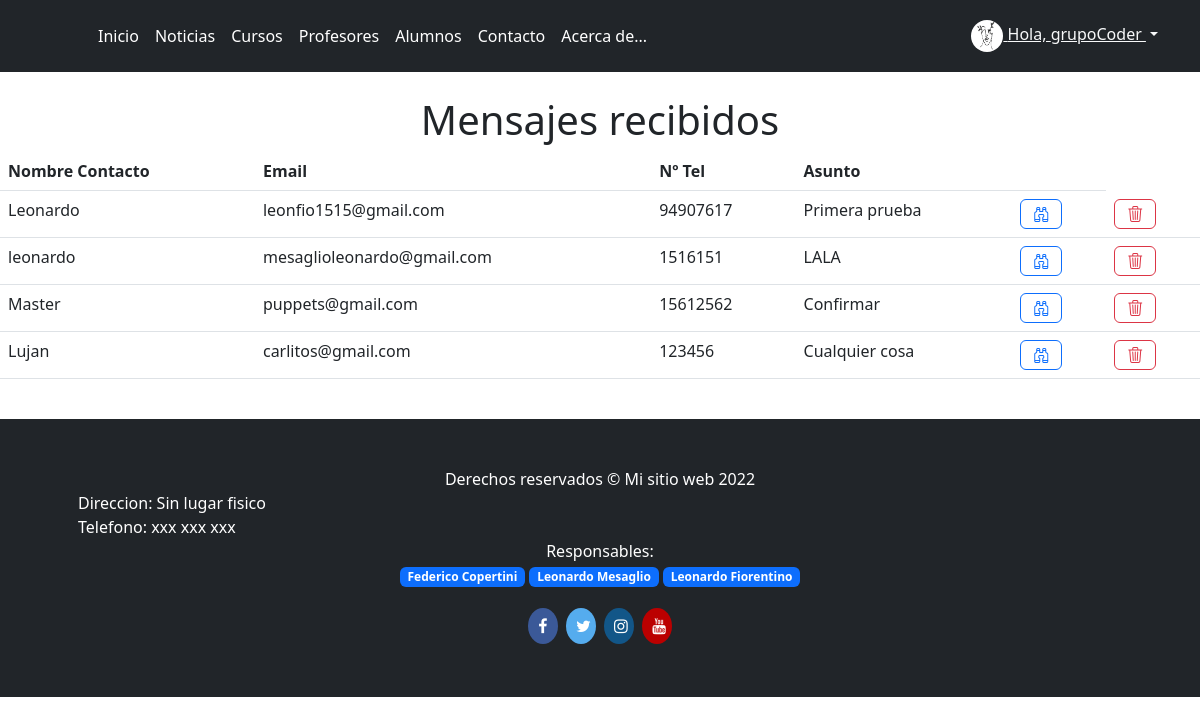
Screenshot of /mensajes_contacto (signed in) with the database file from the repository.
### Academia_Arte/models.py (models this page shows)
class Avatar(models.Model):
    usuario = models.OneToOneField(User, on_delete=models.CASCADE)
    imagen = models.ImageField(upload_to="images/", blank=True, null=True)

class Contacto(models.Model):
    nombre_contacto = models.CharField(max_length=20)
    email_contacto = models.EmailField()
    tel_contacto = models.IntegerField()
    asunto_contacto = models.CharField(max_length=40)
    mensaje_contacto = models.CharField(max_length=500)

### Academia_Arte/views.py (the view)
# urls.py: path('mensajes_contacto', ContactoList.as_view(), name="mensajes_contacto"),
class ContactoList(StaffRequiredMixin,ListView):
    model = Contacto
    template_name = "Academia_Arte/mensajes_contacto.html"

### Academia_Arte/views.py (called while the page is built)
    def dispatch(self,request,*args,**kwargs):
        if not request.user.is_staff:
            return redirect(reverse_lazy('login'))
        return super(StaffRequiredMixin,self).dispatch(request,*args,**kwargs)

### Academia_Arte/templates/Academia_Arte/mensajes_contacto.html
{% extends "Academia_Arte/base.html" %}
{% block content %}
<br>
<h1 class="col text-center">Mensajes recibidos</h1>
<table class="table">
    <thead class="thead-dark">
        <tr>
            <th scope="col">Nombre Contacto</th>
            <th scope="col">Email</th>
            <th scope="col">Nº Tel</th>
            <th scope="col">Asunto</th>
            <th scope="col"></th>
        </tr>
    </thead>
    <tbody>
        <div style="text-align:center;">
            {% for mensaje in object_list %}
            <tr>
                <td>{{ mensaje.nombre_contacto }}</td>
                <td>{{ mensaje.email_contacto }}</td>
                <td>{{ mensaje.tel_contacto }}</td>
                <td>{{ mensaje.asunto_contacto }}</td>
                <td><a type="button" class="btn btn-block btn btn-outline-primary"
                        href="{% url 'mensaje_detail' mensaje.id %}"><i class="bi bi-binoculars"></i></a></td>
                <td><a type="button" class="btn btn-block btn btn-outline-danger btnEliminacion"
                        href="{% url 'mensaje_eliminar' mensaje.id %}"><i class="bi bi-trash3"></i></a></td>
            </tr>
        </div>
        {% endfor %}
    </tbody>
</table>
<br>
{% endblock %}

### Academia_Arte/templates/Academia_Arte/base.html (shortened to what this page needs)
{% load static %}
<!doctype html>
<html lang="es">
<head>
    <link rel="stylesheet" href="https://cdn.jsdelivr.net/npm/bootstrap-icons@1.9.1/font/bootstrap-icons.css">
    <link href="{% static 'assets/dist/css/bootstrap.min.css' %}" rel="stylesheet">
    <link href="{% static 'css/headers.css' %}" rel="stylesheet">
</head>
<body>
    <main>
        <header class="p-3 bg-dark text-white">
            <div class="container">
                <div class="d-flex flex-wrap align-items-center justify-content-center justify-content-lg-start">
                    <a href="/" class="d-flex align-items-center mb-2 mb-lg-0 text-white text-decoration-none">
                        <svg class="bi me-2" width="40" height="32" role="img" aria-label="Bootstrap">
                            <use xlink:href="#bootstrap" />
                        </svg>
                    </a>
                    <ul class="nav col-12 col-lg-auto me-lg-auto mb-2 justify-content-center mb-md-0">
                        <li><a href="{% url 'inicio' %}" class="nav-link px-2 text-white">Inicio</a></li>
                        <li><a href="{% url 'noticias' %}"class="nav-link px-2 text-white">Noticias</a></li>
                        <li><a href="{% url 'cursos' %}" class="nav-link px-2 text-white">Cursos</a></li>
                        <li><a href="{% url 'profesores' %}" class="nav-link px-2 text-white">Profesores</a></li>
                        {% if user.is_staff %}
                        <li><a href="{% url 'estudiantes_list' %}" class="nav-link px-2 text-white">Alumnos</a></li>
                        {% endif %}
                        <li><a href="{% url 'contacto' %}" class="nav-link px-2 text-white">Contacto</a></li>
                        <li><a href="{% url 'acerca_de' %}" class="nav-link px-2 text-white">Acerca de...</a></li>
                    </ul>
                    {% if user.is_authenticated %}
                    <div class="dropdown text-end">
                        <a href="#" class="d-block link-dark text-light dropdown-toggle" id="dropdownUser1" data-bs-toggle="dropdown" aria-expanded="false">
                            <img src="{{user.avatar.imagen.url}}" alt="" width="32" height="32" class="rounded-circle">
                            Hola, {{user}}
                        </a>
                    </div>
                    {% else %}
                    <div class="text-end">
                    <a href="{% url 'login' %}" type="submit" class="btn btn-outline-light me-2">Iniciar sesion</a>
                    <a href="{% url 'register' %}" type="submit" class="btn btn-outline-primary">Registrate</a>
                    </div>
                    {% endif %}
                </div>
            </div>
        </header>
    </main>
    {% block content %}
    {% endblock %}
    <link rel="stylesheet" href="https://cdnjs.cloudflare.com/ajax/libs/font-awesome/4.7.0/css/font-awesome.min.css">
    <footer class="py-5 bg-dark">
        <div class="container px-5">
            <p class="m-0 text-center text-white">Derechos reservados &copy; Mi sitio web 2022</p>
        </div>
        <div class="container px-5">
            <p class="m-0 text-lefth text-white">Direccion: Sin lugar fisico</p>
        </div>
        <div class="container px-5">
            <p class="m-0 text-lefth text-white">Telefono: xxx xxx xxx</p>
        </div>
        <div class="container px-5">
            <center><p class="m-0 text-lefth text-white">Responsables:
                <p><span class="badge badge-pill bg-primary">Federico Copertini</span>
                <span class="badge badge-pill bg-primary">Leonardo Mesaglio</span>
                <span class="badge badge-pill bg-primary">Leonardo Fiorentino</span></P>
            </center>
            </p></div>
        <center><div class="container">
            <a href="https://facebook.com" class="fa fa-facebook"></a>
        <a href="https://twitter.com" class="fa fa-twitter"></a>
        <a href="https://instagram.com" class="fa fa-instagram"></a>
        <a href="https://youtube.com" class="fa fa-youtube"></a>
        </div></center>
    </footer>
</body>
</html>

### static/css/headers.css (style rules this page uses)
.dropdown-toggle { outline: 0; }

### Academia_Arte/templates/Academia_Arte/base.html (style rules this page uses)
.fa { padding: 10px; font-size: 30px; width: 30px; text-align: center; text-decoration: none; margin: 5px 2px; border-radius:50% }
.fa-facebook { background: #3B5998; color: white; }
.fa-twitter { background: #55ACEE; color: white; }
.fa-youtube { background: #bb0000; color: white; }
.fa-instagram { background: #125688; color: white; }
.bi { vertical-align: -.125em; fill: currentColor; }

### rows the page displays
Contacto: nombre_contacto "Leonardo", email_contacto "leonfio1515@gmail.com", tel_contacto "94907617", asunto_contacto "Primera prueba"
Contacto: nombre_contacto "leonardo", email_contacto "mesaglioleonardo@gmail.com", tel_contacto "1516151", asunto_contacto "LALA"
Contacto: nombre_contacto "Master", email_contacto "puppets@gmail.com", tel_contacto "15612562", asunto_contacto "Confirmar"
Contacto: nombre_contacto "Lujan", email_contacto "carlitos@gmail.com", tel_contacto "123456", asunto_contacto "Cualquier cosa"

### other values shown
{{ user }} "grupoCoder"
